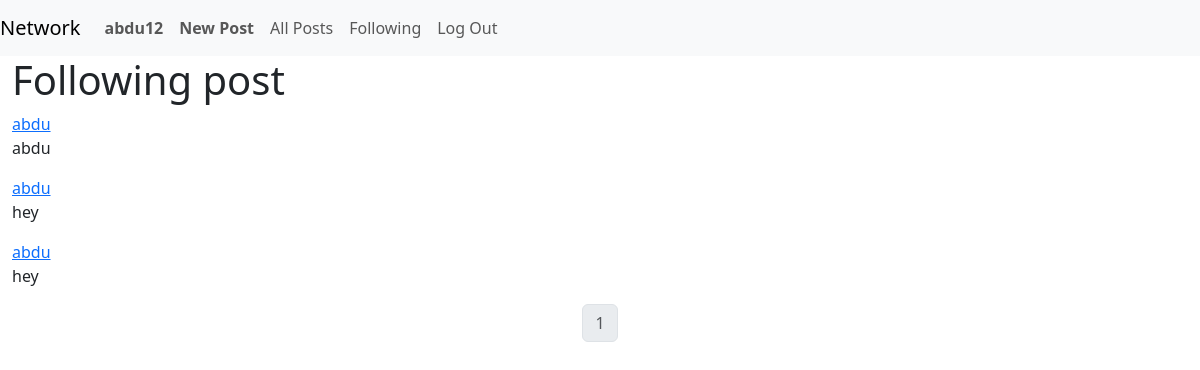
The app's page /following (signed in), older data.
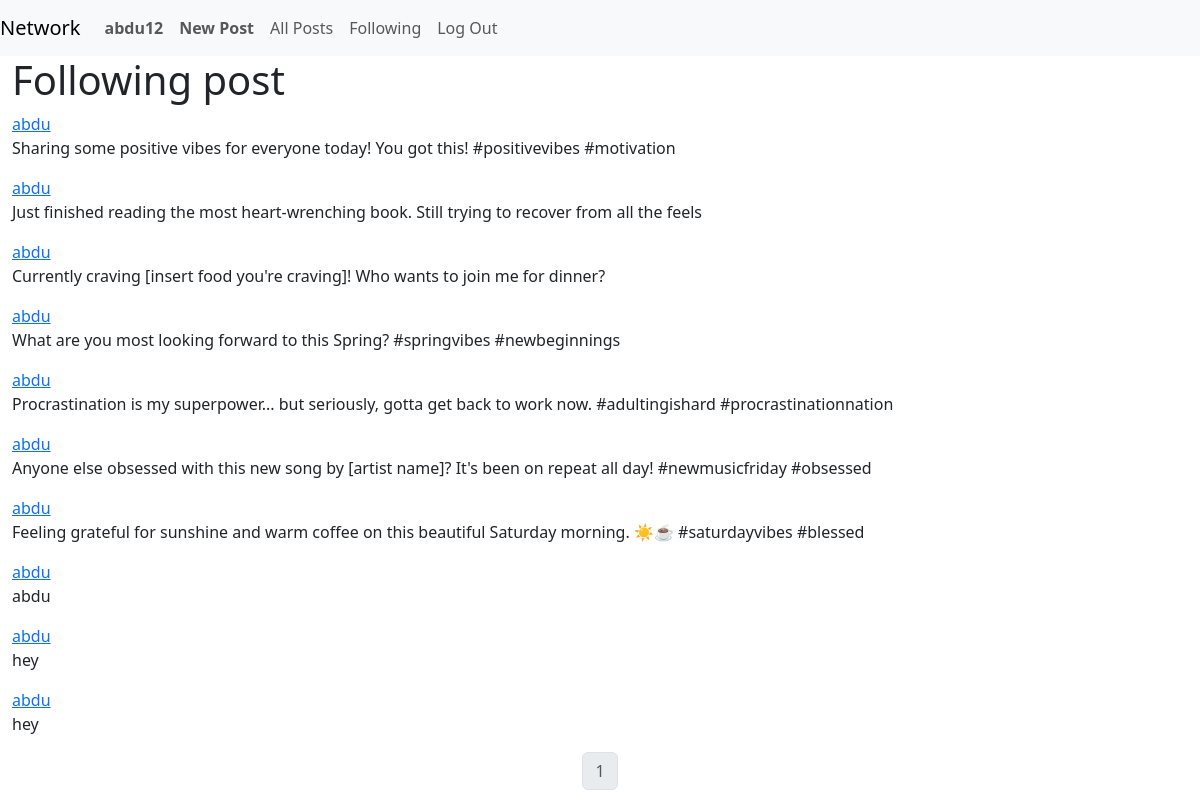
The same page, newer data.
### network/models.py (models this page shows, shortened)
class Post(models.Model):
    user = models.ForeignKey(User, on_delete=models.CASCADE)
    content = models.TextField()
    timestamp = models.DateTimeField(auto_now_add=True)

class User(AbstractUser):
    pass

### network/views.py (the view)
# urls.py: path("following", views.following, name="following"),
def following(request):
    currentUser = User.objects.get(pk=request.user.pk)
    followingPeople = Follow.objects.filter(user=currentUser)
    allposts = Post.objects.all().order_by("timestamp").reverse()
    followingPosts = []
    for post in allposts:
        for person in followingPeople:
            if person.user_follower == post.user:
                followingPosts.append(post)
    posts = Paginator(followingPosts, 10)
    pageNumber = request.GET.get('page')
    page_obj = posts.get_page(pageNumber)
    return render(request, "network/following.html", {
        "page_obj" : page_obj
    })

### network/templates/network/following.html (shortened to what this page needs)
{% extends "network/layout.html" %}
{% block body %}
    <div>
      <h1>Following post</h1>
        {% for post in page_obj %}
        <a href="{% url 'profile' user_id=post.user.pk %}">{{post.user}}</a>
        <p>{{post.content}}</p>
        {% endfor%}
        <nav aria-label="Page navigation example">
            <ul class="pagination justify-content-center">
              <li class="page-item disabled">
                <a class="page-link" href="#">{{ page_obj.number }}</a>
              </li>
            </ul>
          </nav>
    </div>
{% endblock %}

Row changes from the older to the newer data that the page shows:
added Post: user "abdu", content "Sharing some positive vibes for everyone today! You got this! #positivevibes #motivation"
added Post: user "abdu", content "Just finished reading the most heart-wrenching book. Still trying to recover from all the feels"
added Post: user "abdu", content "Currently craving [insert food you're craving]! Who wants to join me for dinner?"
added Post: user "abdu", content "What are you most looking forward to this Spring? #springvibes #newbeginnings"
added Post: user "abdu", content "Procrastination is my superpower... but seriously, gotta get back to work now. #adultingishard #procrastinationnation"
added Post: user "abdu", content "Anyone else obsessed with this new song by [artist name]? It's been on repeat all day! #newmusicfriday #obsessed"
added Post: user "abdu", content "Feeling grateful for sunshine and warm coffee on this beautiful Saturday morning. ☀️☕️ #saturdayvibes #blessed"
